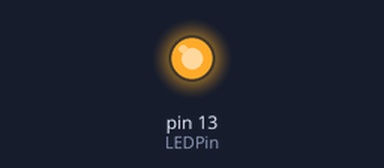
The sketch below on a simulated Arduino Uno, built for the host (arithmetic inside an expression is 32-bit, double 64-bit). On the bench: output pins drawn as LEDs (lit = HIGH). What the sketch prints to the serial monitor is not drawn.

Above: at 0.1 s.
Timing chart, 0 to 1.6 s (numbered marks = the images above):
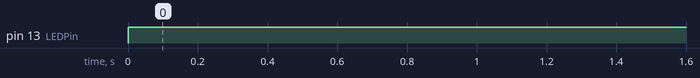

Measured:
- by itself, pin 13 (LEDPin): LOW → HIGH at 0.00 s

The sketch:

PencilTouch.ino
```cpp
#include <CapacitiveSensor.h>
// Pin for the LED
int LEDPin = 13;
// Pin to connect to your drawing
int capSensePin = 2;
// This is how high the sensor needs to read in order
//  to trigger a touch.  You'll find this number
//  by trial and error, or you could take readings at
//  the start of the program to dynamically calculate this.
int touchedCutoff = 100;

//CapacitiveSensor   cs_4_2 = CapacitiveSensor(4,2);

void setup(){
  Serial.begin(9600);
  //cs_4_2.set_CS_AutocaL_Millis(0xFFFFFFFF);     // turn off autocalibrate on channel 1 - just as an example
  // Set up the LED
  pinMode(LEDPin, OUTPUT);
  digitalWrite(LEDPin, LOW);
}

void loop(){
  // If the capacitive sensor reads above a certain threshold,
  //  turn on the LED
  long start = millis();
  //long total1 =  cs_4_2.capacitiveSensor(30);
  if ( readCapacitivePin(capSensePin)> touchedCutoff) {
    digitalWrite(LEDPin, HIGH);
  }
  else {
    digitalWrite(LEDPin, LOW);
  }

  // Every 500 ms, print the value of the capacitive sensor
  if ( (millis() % 50) == 0){
    Serial.print("Capacitive Sensor on Pin 2 reads: ");
    Serial.println(readCapacitivePin(capSensePin));
  }
}

//readCapacitivePin
//  Input: Arduino pin number
//  Output: A number, from 0 to 17 expressing
//          how much capacitance is on the pin
//  When you touch the pin, or whatever you have
//  attached to it, the number will get higher
//  In order for this to work now,
// The pin should have a 1+Megaohm resistor pulling
//  it up to +5v.
uint8_t readCapacitivePin(int pinToMeasure){
  // This is how you declare a variable which
  //  will hold the PORT, PIN, and DDR registers
  //  on an AVR
  volatile uint8_t* port;
  volatile uint8_t* ddr;
  volatile uint8_t* pin;
  //Here we translate the input pin number from
  //  Arduino pin number to the AVR PORT, PIN, DDR,
  //  and which bit of those registers we care about.
  byte bitmask;
  if ((pinToMeasure >= 0) && (pinToMeasure <= 7)){
    port = &PORTD;
    ddr = &DDRD;
  bitmask = 1 << pinToMeasure;
    pin = &PIND;

  if ((pinToMeasure > 7) && (pinToMeasure <= 13)){
    port = &PORTB;
   ddr = &DDRB;
    bitmask = 1 << (pinToMeasure - 8);
    pin = &PINB;
  }
  if ((pinToMeasure > 13) && (pinToMeasure <= 19)){
    port = &PORTC;
    ddr = &DDRC;
    bitmask = 1 << (pinToMeasure - 13);
   pin = &PINC;
  }
  // Discharge the pin first by setting it low and output
  *port &= ~(bitmask);
  *ddr  |= bitmask;
  delay(1);
  // Make the pin an input WITHOUT the internal pull-up on
  *ddr &= ~(bitmask);
  // Now see how long the pin to get pulled up
  int cycles = 16000;
  for(int i = 0; i < cycles; i++){
    if (*pin & bitmask){
      cycles = i;
      break;
    }
  }
  // Discharge the pin again by setting it low and output
  //  It's important to leave the pins low if you want to
  //  be able to touch more than 1 sensor at a time - if
  //  the sensor is left pulled high, when you touch
  //  two sensors, your body will transfer the charge between
  //  sensors.
  *port &= ~(bitmask);
  *ddr  |= bitmask;

  return cycles;
}
}
```
